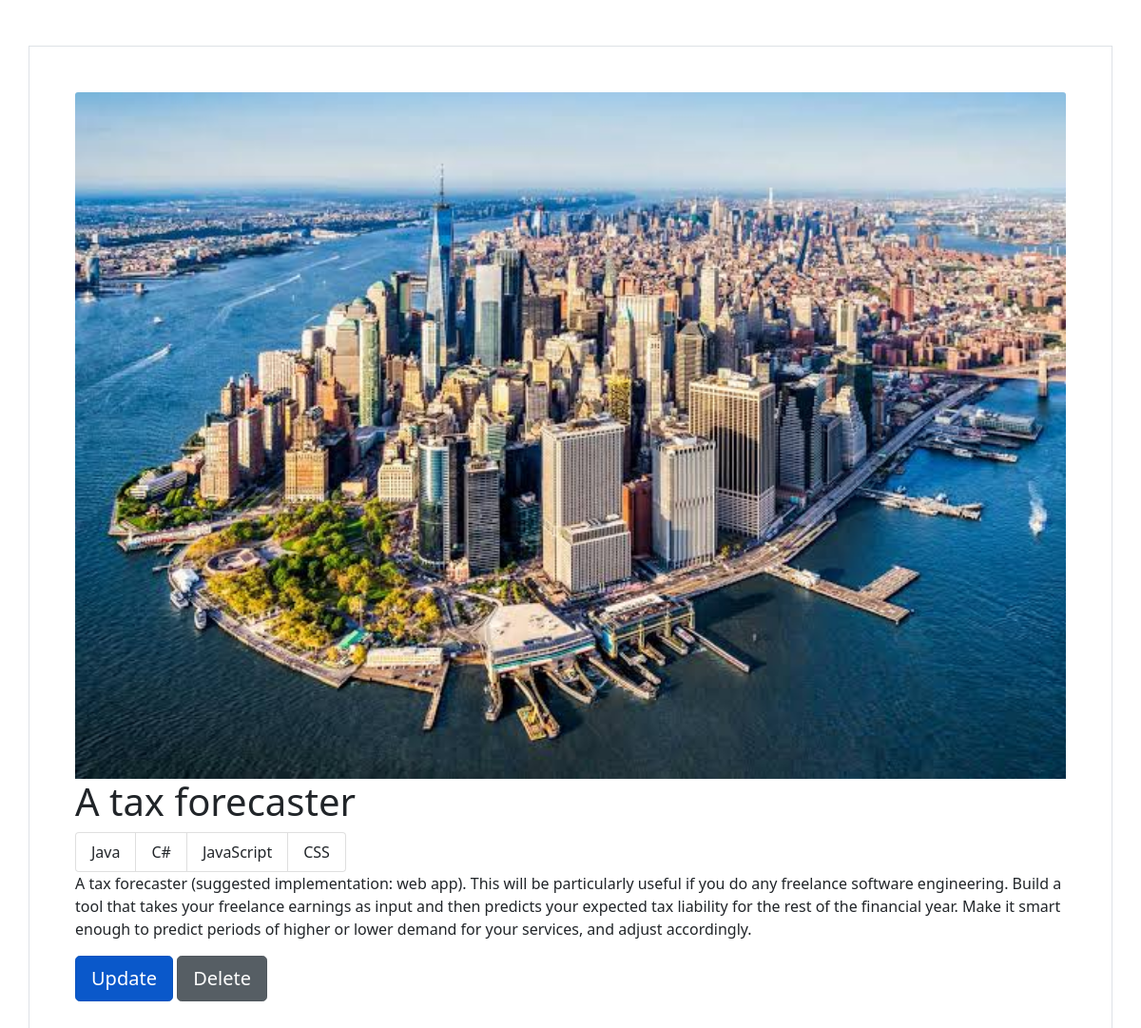
The app's page /project/a3451a0d-192f-423c-89ee-17927b55780a/ with its own data.
### project/models.py (models this page shows, shortened)
class Project(models.Model):
    id = models.UUIDField(default=uuid.uuid4, editable=False, null=False, blank=False, primary_key=True)
    title = models.CharField(null=False, blank=False, max_length=200)
    description = models.TextField(null=True, blank=True)
    featured_image = models.ImageField(null=True, blank=True, default='Design.JPG', upload_to='static/images/')
    demo_link = models.CharField(null=True, blank=True, max_length=200)
    source_code = models.CharField(null=True, blank=True, max_length=200)
    created = models.DateTimeField(auto_now_add=True)
    tags = models.ManyToManyField('Tag', blank=True)

class Tag(models.Model):
    id = models.UUIDField(default=uuid.uuid4, editable=False, null=False, blank=False, primary_key=True)
    name = models.CharField(max_length=200, blank=True, null=True)

### project/views.py (the view)
# urls.py: path('', include('project.urls')),
def project(request, pk):
    project = Project.objects.get(id=pk)
    tags = project.tags.all()
    context = {"project":project, 'tags':tags}
    return render(request, 'project/project.html', context)

### project/templates/project/project.html (shortened to what this page needs)
<!DOCTYPE html>
{% load static %}
<html lang="en">
  <head>
    <link
      href="https://cdn.jsdelivr.net/npm/bootstrap@5.1.3/dist/css/bootstrap.min.css"
      rel="stylesheet"
    />
  </head>
  <body>
    <div class="container p-5 my-5 border">
      {% if project.featured_image %}
      <img src="{{project.featured_image.url}}" class="card-img-top" alt="" />
      {% else %}
      <img src="{% static 'images/b.jpeg' %}" class="card-img-top" alt="" />
      {% endif %}
      <h1>{{project.title}}</h1>
      <ul class="list-group list-group-horizontal">
        {% for tag in tags %}
        <li class="list-group-item">{{tag.name}}</li>
        {% endfor %}
      </ul>
      <p>{{project.description}}</p>
      <a
        href="{% url 'update-project' project.id %}"
        class="btn btn-primary btn-lg active"
        role="button"
        aria-pressed="true"
        >Update</a
      >
      <a
        href="{% url 'delete-project' project.id %}"
        class="btn btn-secondary btn-lg active"
        role="button"
        aria-pressed="true"
        >Delete</a
      >
    </div>
  </body>
</html>

### records on screen
Project: featured_image (picture), title "A tax forecaster", description "A tax forecaster (suggested implementation: web app). This will be particularly useful if you do any freelance software engineering. Build a tool that takes your freelance earnings as input and then predicts your expected tax liability for the rest of the financial year. Make it smart enough to predict periods of higher or lower demand for your services, and adjust accordingly."
Tag: name "Java"
Tag: name "C#"
Tag: name "JavaScript"
Tag: name "CSS"
